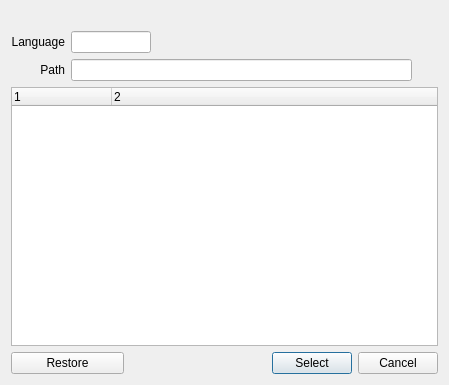
<?xml version="1.0" encoding="UTF-8"?>
<ui version="4.0">
 <class>GuiLanguageDialog</class>
 <widget class="QDialog" name="GuiLanguageDialog">
  <property name="windowModality">
   <enum>Qt::NonModal</enum>
  </property>
  <property name="geometry">
   <rect>
    <x>0</x>
    <y>0</y>
    <width>449</width>
    <height>385</height>
   </rect>
  </property>
  <property name="windowTitle">
   <string>Dialog</string>
  </property>
  <layout class="QGridLayout" name="gridLayout">
   <item row="0" column="0" colspan="6">
    <widget class="QLabel" name="mp_labelLanguageSite">
     <property name="sizePolicy">
      <sizepolicy hsizetype="Expanding" vsizetype="Preferred">
       <horstretch>0</horstretch>
       <verstretch>0</verstretch>
      </sizepolicy>
     </property>
     <property name="alignment">
      <set>Qt::AlignCenter</set>
     </property>
     <property name="openExternalLinks">
      <bool>true</bool>
     </property>
    </widget>
   </item>
   <item row="1" column="0">
    <widget class="QLabel" name="mp_labelLanguage">
     <property name="sizePolicy">
      <sizepolicy hsizetype="Minimum" vsizetype="Preferred">
       <horstretch>0</horstretch>
       <verstretch>0</verstretch>
      </sizepolicy>
     </property>
     <property name="text">
      <string>Language</string>
     </property>
     <property name="alignment">
      <set>Qt::AlignRight|Qt::AlignTrailing|Qt::AlignVCenter</set>
     </property>
    </widget>
   </item>
   <item row="1" column="1" colspan="2">
    <widget class="QLineEdit" name="mp_leLanguage">
     <property name="sizePolicy">
      <sizepolicy hsizetype="Fixed" vsizetype="Fixed">
       <horstretch>0</horstretch>
       <verstretch>0</verstretch>
      </sizepolicy>
     </property>
     <property name="maximumSize">
      <size>
       <width>80</width>
       <height>16777215</height>
      </size>
     </property>
     <property name="maxLength">
      <number>5</number>
     </property>
     <property name="readOnly">
      <bool>true</bool>
     </property>
    </widget>
   </item>
   <item row="1" column="3" colspan="3">
    <spacer name="horizontalSpacer_2">
     <property name="orientation">
      <enum>Qt::Horizontal</enum>
     </property>
     <property name="sizeHint" stdset="0">
      <size>
       <width>159</width>
       <height>20</height>
      </size>
     </property>
    </spacer>
   </item>
   <item row="2" column="0">
    <widget class="QLabel" name="mp_labelPath">
     <property name="sizePolicy">
      <sizepolicy hsizetype="Minimum" vsizetype="Preferred">
       <horstretch>0</horstretch>
       <verstretch>0</verstretch>
      </sizepolicy>
     </property>
     <property name="text">
      <string>Path</string>
     </property>
     <property name="alignment">
      <set>Qt::AlignRight|Qt::AlignTrailing|Qt::AlignVCenter</set>
     </property>
    </widget>
   </item>
   <item row="2" column="1" colspan="5">
    <layout class="QHBoxLayout" name="horizontalLayout">
     <item>
      <widget class="QLineEdit" name="mp_lePath">
       <property name="readOnly">
        <bool>true</bool>
       </property>
      </widget>
     </item>
     <item>
      <widget class="QPushButton" name="mp_pbSelectFolder">
       <property name="sizePolicy">
        <sizepolicy hsizetype="Fixed" vsizetype="Fixed">
         <horstretch>0</horstretch>
         <verstretch>0</verstretch>
        </sizepolicy>
       </property>
       <property name="maximumSize">
        <size>
         <width>20</width>
         <height>20</height>
        </size>
       </property>
       <property name="statusTip">
        <string>Select language folder</string>
       </property>
       <property name="text">
        <string/>
       </property>
       <property name="icon">
        <iconset resource="../beebeep.qrc">
         <normaloff>:/images/folder.png</normaloff>:/images/folder.png</iconset>
       </property>
       <property name="autoDefault">
        <bool>false</bool>
       </property>
       <property name="flat">
        <bool>true</bool>
       </property>
      </widget>
     </item>
    </layout>
   </item>
   <item row="3" column="0" colspan="6">
    <widget class="QTreeWidget" name="mp_twLanguage">
     <property name="rootIsDecorated">
      <bool>true</bool>
     </property>
     <property name="columnCount">
      <number>2</number>
     </property>
     <column>
      <property name="text">
       <string notr="true">1</string>
      </property>
     </column>
     <column>
      <property name="text">
       <string notr="true">2</string>
      </property>
     </column>
    </widget>
   </item>
   <item row="4" column="0" colspan="2">
    <widget class="QPushButton" name="mp_pbDefault">
     <property name="statusTip">
      <string>Restore to default language</string>
     </property>
     <property name="text">
      <string>Restore</string>
     </property>
     <property name="autoDefault">
      <bool>false</bool>
     </property>
    </widget>
   </item>
   <item row="4" column="2" colspan="2">
    <spacer name="horizontalSpacer">
     <property name="orientation">
      <enum>Qt::Horizontal</enum>
     </property>
     <property name="sizeHint" stdset="0">
      <size>
       <width>136</width>
       <height>20</height>
      </size>
     </property>
    </spacer>
   </item>
   <item row="4" column="4">
    <widget class="QPushButton" name="mp_pbSelect">
     <property name="text">
      <string>Select</string>
     </property>
     <property name="default">
      <bool>true</bool>
     </property>
    </widget>
   </item>
   <item row="4" column="5">
    <widget class="QPushButton" name="mp_pbCancel">
     <property name="text">
      <string>Cancel</string>
     </property>
    </widget>
   </item>
  </layout>
 </widget>
 <tabstops>
  <tabstop>mp_leLanguage</tabstop>
  <tabstop>mp_lePath</tabstop>
  <tabstop>mp_pbSelectFolder</tabstop>
  <tabstop>mp_twLanguage</tabstop>
  <tabstop>mp_pbDefault</tabstop>
  <tabstop>mp_pbSelect</tabstop>
  <tabstop>mp_pbCancel</tabstop>
 </tabstops>
 <resources>
  <include location="../beebeep.qrc"/>
 </resources>
 <connections/>
</ui>
